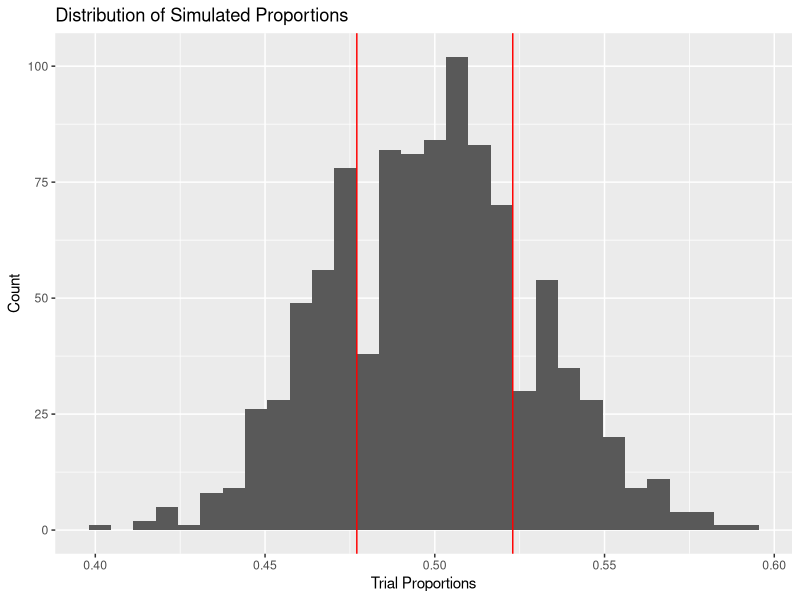
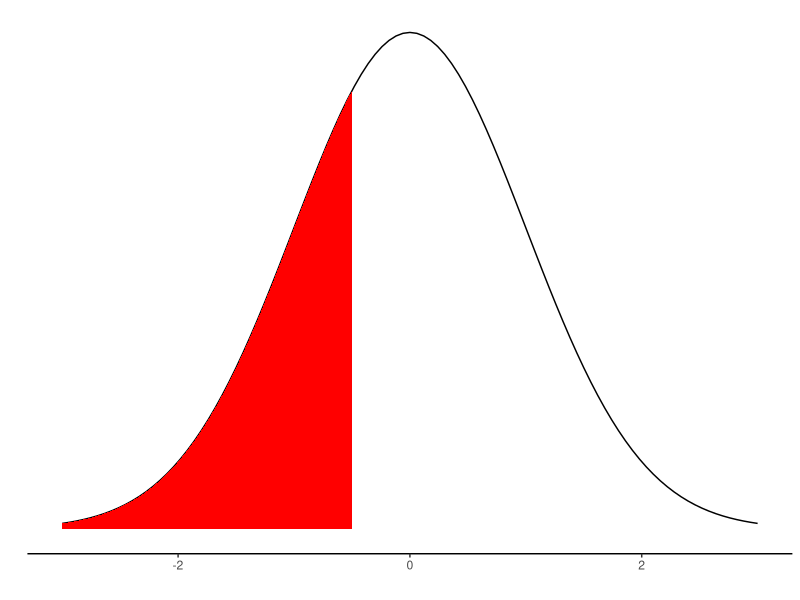
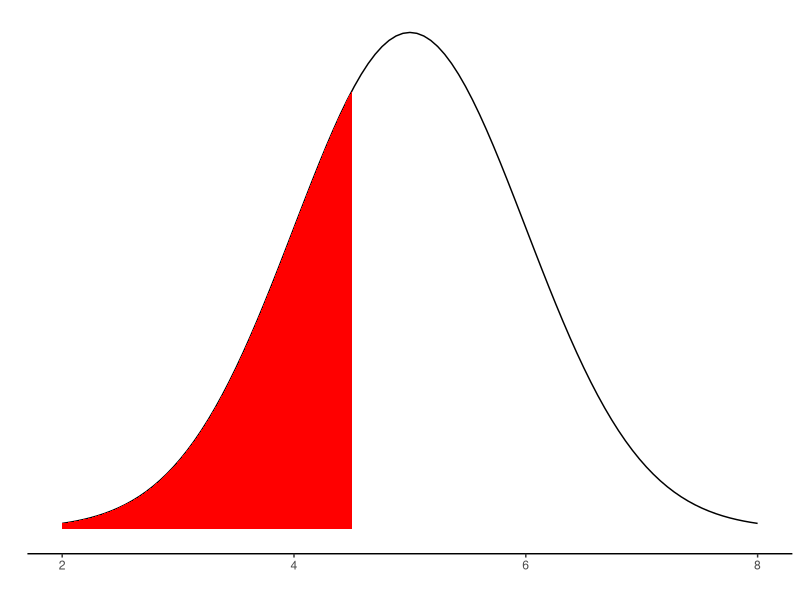
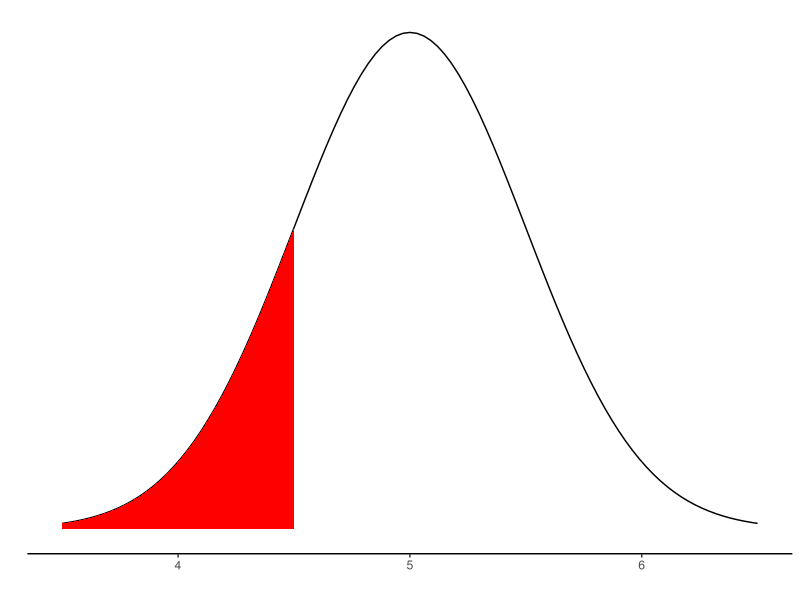
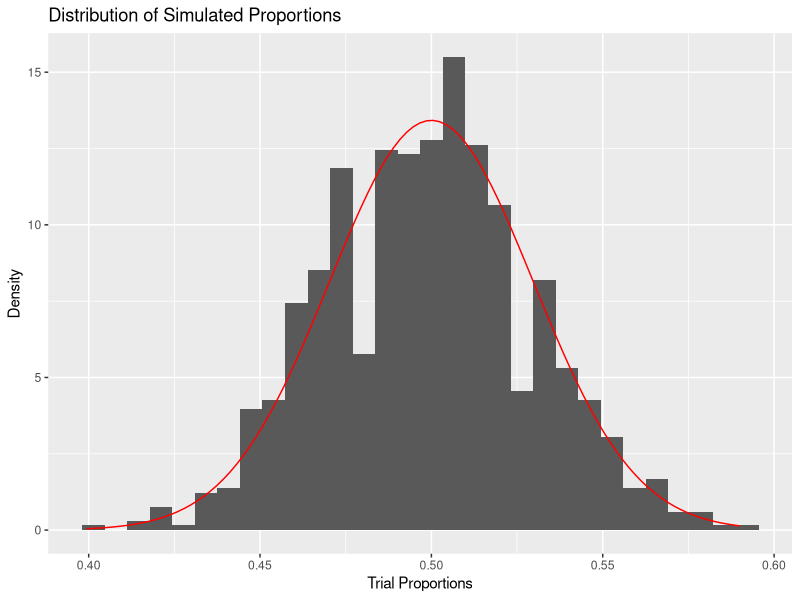

Generate these figures, in order, with R:
## ---- chunk 1
knitr::opts_chunk$set(echo = TRUE, warning = FALSE, message = FALSE)
knitr::opts_chunk$set(out.width= "70%", out.height= "70%", fig.align = "center") 
## ---- chunk 2
library(tidyverse)
## ---- chunk 3
replications_dataframe = NULL

num_reps = 1000

sample_size = 135 + 148

null_prop = 0.5

sample_stat = 148 / (135 + 148)

for (i in 1:num_reps){
  
  trial = sample(x = c(1,0), 
                 size = sample_size, 
                 prob = c(null_prop, 1-null_prop), 
                 replace = TRUE)
  
  trial_stat = sum(trial) / sample_size
  
  replications_dataframe = rbind(replications_dataframe, data.frame(trial_stat))
  
}
## ---- chunk 4
#Calculate how far away from the null proportion
# our sample proportion was.
dist_from_null = abs(sample_stat - null_prop)

#Value above the null proportion
above = null_prop + dist_from_null

#Value below the null proportion
below = null_prop - dist_from_null

replications_dataframe %>%
  ggplot(aes(x = trial_stat)) +
  geom_histogram() +
  labs(x = "Trial Proportions", y = "Count", title = "Distribution of Simulated Proportions") +
  geom_vline(xintercept = below, color = "red") +
  geom_vline(xintercept = above, color = "red")

#Find the p-value
replications_dataframe %>%
  summarise(pvalue = (sum(trial_stat <= below) + 
              sum(trial_stat >= above)) / n())
## ---- chunk 5
sample_proportion = 148/(135+148)

std_null = sqrt(0.5 * (1-0.5) / 283)

z = (sample_proportion - 0.5) / std_null

p = 2 * (1 - pnorm(abs(z)))

p
## ---- chunk 6
ggplot(data.frame(x = c(-3, 3)), aes(x = x)) +
  stat_function(fun = dnorm, 
                args = list(mean = 0, sd = 1)) +
  stat_function(fun = dnorm, 
                args = list(mean = 0, sd = 1), 
                xlim = c(-3, -0.5), #This is (-3, 0) for the purposes of plotting.
                geom = "area", fill = "red") +
  labs(x = "", y = "") + theme_classic() +
  scale_y_continuous(breaks = NULL)
       
pnorm(-0.5)
## ---- chunk 7
ggplot(data.frame(x = c(2, 8)), aes(x = x)) +
  stat_function(fun = dnorm, 
                args = list(mean = 5, sd = 1)) +
  stat_function(fun = dnorm, 
                args = list(mean = 5, sd = 1), 
                xlim = c(2, 4.5),
                geom = "area", fill = "red") +
  labs(x = "", y = "") + theme_classic() +
  scale_y_continuous(breaks = NULL)
       
pnorm(4.5, mean = 5, sd = 1)

ggplot(data.frame(x = c(3.5, 6.5)), aes(x = x)) +
  stat_function(fun = dnorm, 
                args = list(mean = 5, sd = 0.5)) +
  stat_function(fun = dnorm, 
                args = list(mean = 5, sd = 0.5), 
                xlim = c(3.5, 4.5),
                geom = "area", fill = "red") +
  labs(x = "", y = "") + theme_classic() +
  scale_y_continuous(breaks = NULL)
       
pnorm(4.5, mean = 5, sd = 0.5)
## ---- chunk 8
#Mean of simulated null distribution
mean(replications_dataframe$trial_stat)

#Standard deviation of simulated null distribution
sd(replications_dataframe$trial_stat)

#Mean dictated by the CLT
null_prop

#Standard debiation dictated by the CLT
sqrt((null_prop * (1 - null_prop)) / sample_size)

## ---- chunk 9
#Standard debiation dictated by the CLT
CLT_sd = sqrt((null_prop * (1 - null_prop)) / sample_size)

replications_dataframe %>%
  ggplot(aes(x = trial_stat)) +
  geom_histogram(aes(y = ..density..)) +
  labs(x = "Trial Proportions", y = "Density", title = "Distribution of Simulated Proportions") +
  stat_function(fun = dnorm,
                args = c(mean = null_prop, sd = CLT_sd),
                color = "red")
